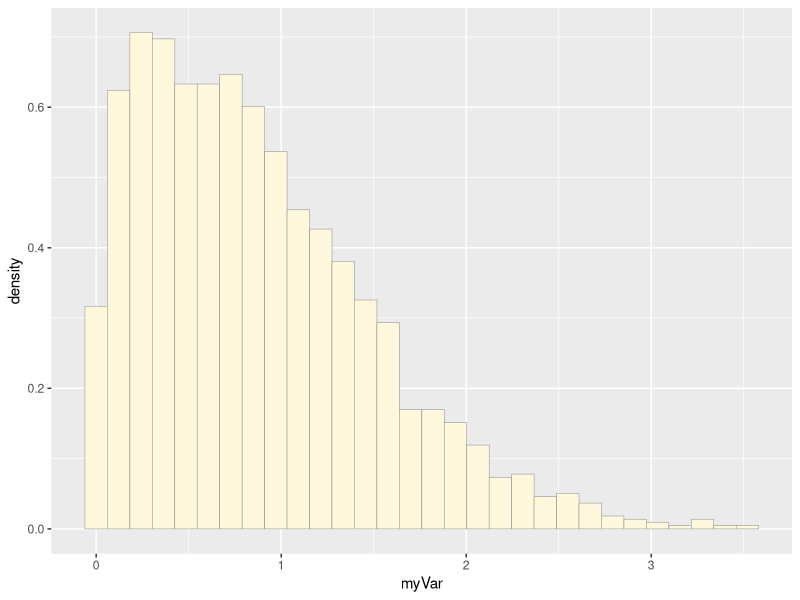
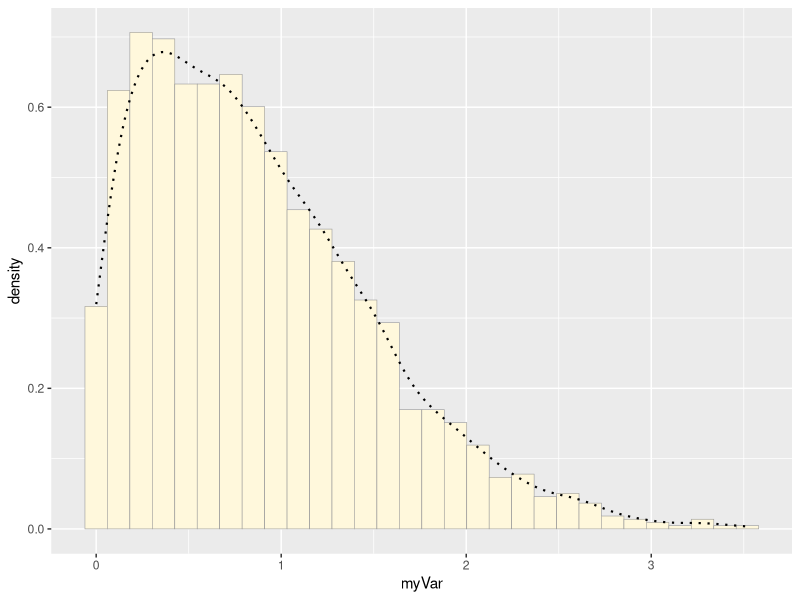
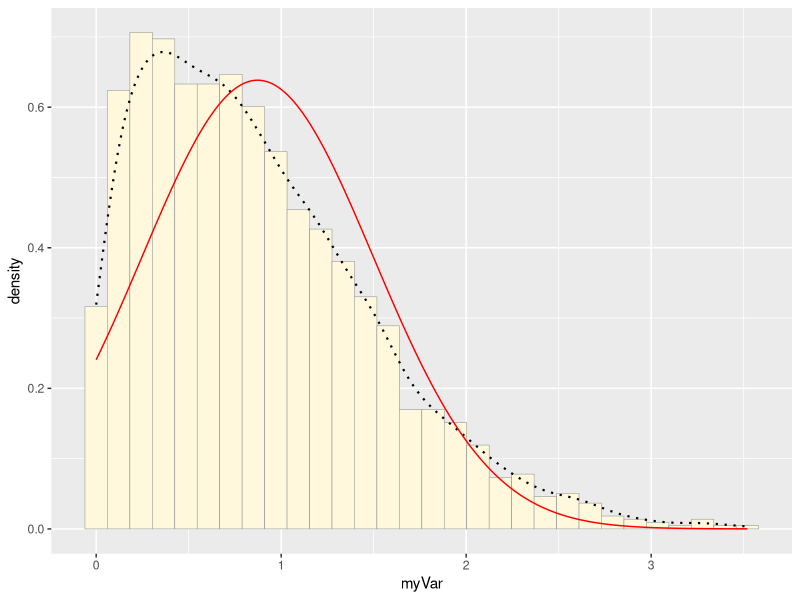
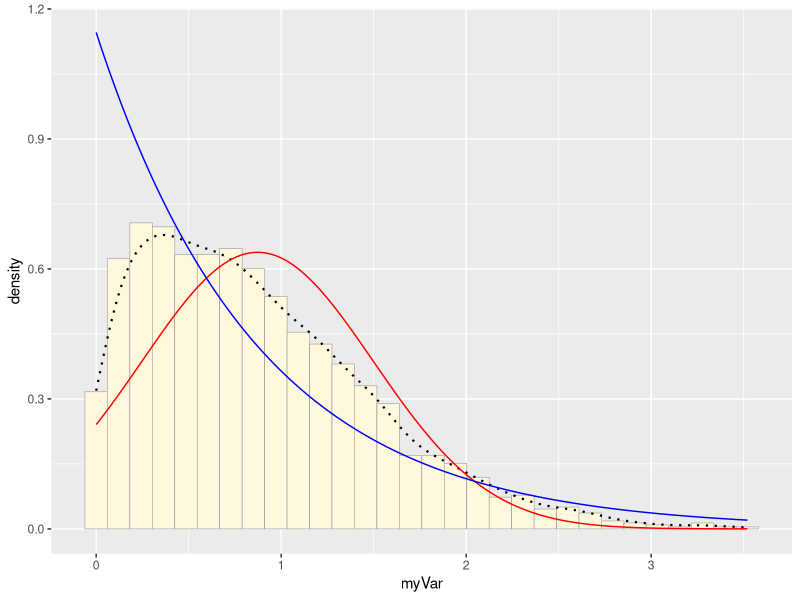
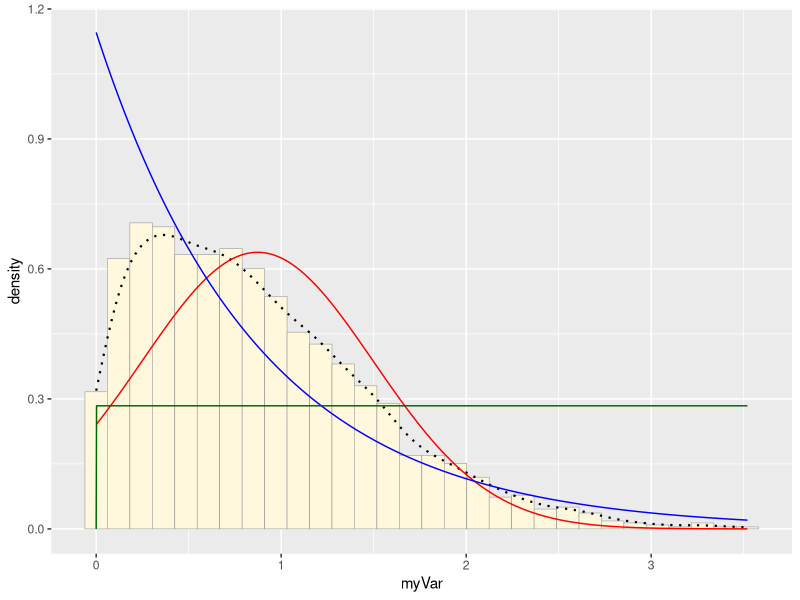
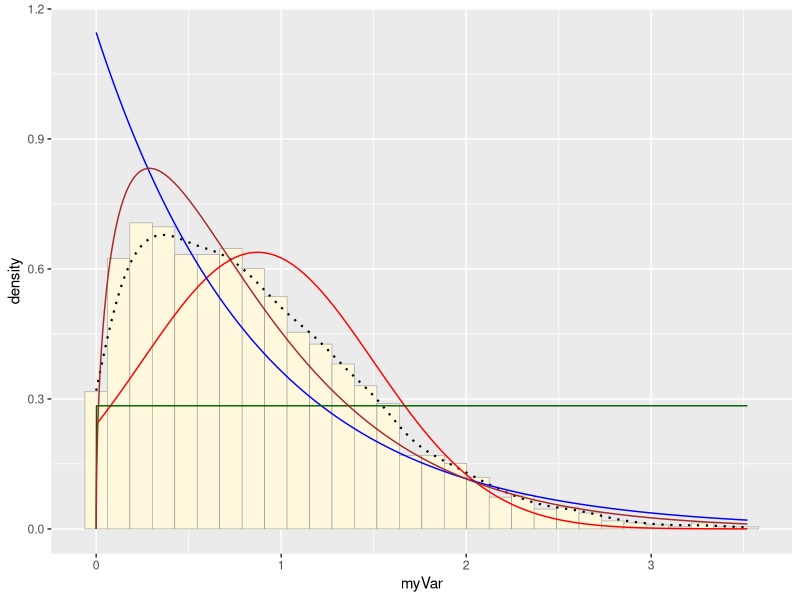
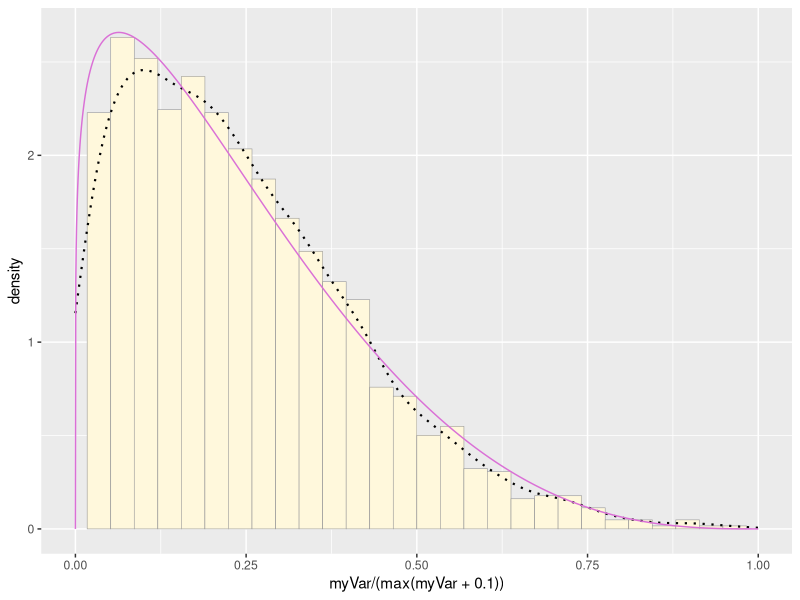
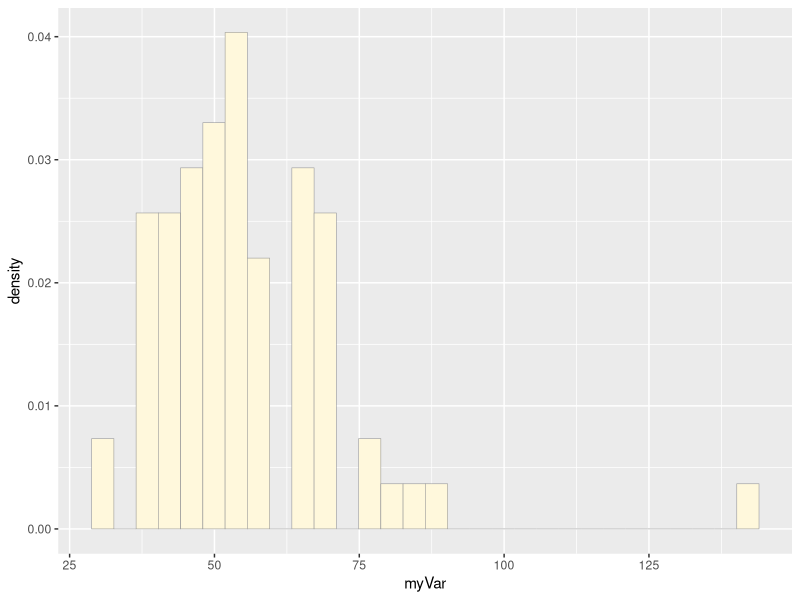

Source code (R) for these figures, in order:
#open libraries
library(ggplot2) # for graphics
library(MASS) # for maximum likelihood estimation

# quick and dirty, a truncated normal distribution to work on the solution set

#read in data vector
z <- rnorm(n=3000,mean=0.2)
z <- data.frame(1:3000,z)
names(z) <- list("ID","myVar")
z <- z[z$myVar>0,]
str(z)
summary(z$myVar)

#histogram
p1 <- ggplot(data=z, aes(x=myVar, y=..density..)) +
  geom_histogram(color="grey60",fill="cornsilk",size=0.2)
print(p1)

#empirical density curve
p1 <-  p1 +  geom_density(linetype="dotted",size=0.75)
print(p1)

#maximum likelihood parameters
normPars <- fitdistr(z$myVar,"normal")
print(normPars)
str(normPars)
normPars$estimate["mean"] # note structure of getting a named attribute


#normal
meanML <- normPars$estimate["mean"]
sdML <- normPars$estimate["sd"]

xval <- seq(0,max(z$myVar),len=length(z$myVar))

stat <- stat_function(aes(x = xval, y = ..y..), fun = dnorm, colour="red", n = length(z$myVar), args = list(mean = meanML, sd = sdML))
p1 + stat

#exponential
expoPars <- fitdistr(z$myVar,"exponential")
rateML <- expoPars$estimate["rate"]

stat2 <- stat_function(aes(x = xval, y = ..y..), fun = dexp, colour="blue", n = length(z$myVar), args = list(rate=rateML))
p1 + stat + stat2

#uniform
stat3 <- stat_function(aes(x = xval, y = ..y..), fun = dunif, colour="darkgreen", n = length(z$myVar), args = list(min=min(z$myVar), max=max(z$myVar)))
p1 + stat + stat2 + stat3

#gamma
gammaPars <- fitdistr(z$myVar,"gamma")
shapeML <- gammaPars$estimate["shape"]
rateML <- gammaPars$estimate["rate"]

stat4 <- stat_function(aes(x = xval, y = ..y..), fun = dgamma, colour="brown", n = length(z$myVar), args = list(shape=shapeML, rate=rateML))
p1 + stat + stat2 + stat3 + stat4


#beta
pSpecial <- ggplot(data=z, aes(x=myVar/(max(myVar + 0.1)), y=..density..)) +
  geom_histogram(color="grey60",fill="cornsilk",size=0.2) +
  xlim(c(0,1)) +
  geom_density(size=0.75,linetype="dotted")

betaPars <- fitdistr(x=z$myVar/max(z$myVar + 0.1),start=list(shape1=1,shape2=2),"beta")
shape1ML <- betaPars$estimate["shape1"]
shape2ML <- betaPars$estimate["shape2"]

statSpecial <- stat_function(aes(x = xval, y = ..y..), fun = dbeta, colour="orchid", n = length(z$myVar), args = list(shape1=shape1ML,shape2=shape2ML))
pSpecial + statSpecial




#---------------------------------
#now it's my turn!
z <- read.csv("kbsampledata.csv", header=TRUE,sep=",")
names(z) <- list("ID","myVar")
z <- z[z$myVar>0,]
str(z)
summary(z)

#histogram
p1 <- ggplot(data=z, aes(x=myVar, y=..density..)) +
  geom_histogram(color="grey60",fill="cornsilk",size=0.2)
print(p1)

#empirical density curve
p1 <-  p1 +  geom_density(linetype="dotted",size=0.75)
print(p1)

#maximum likelihood parameters
normPars <- fitdistr(z$myVar,"normal")
print(normPars)
str(normPars)
normPars$estimate["mean"] # note structure of getting a named attribute


#normal
meanML <- normPars$estimate["mean"]
sdML <- normPars$estimate["sd"]

xval <- seq(0,max(z$myVar),len=length(z$myVar))

stat <- stat_function(aes(x = xval, y = ..y..), fun = dnorm, colour="red", n = length(z$myVar), args = list(mean = meanML, sd = sdML))
p1 + stat

#exponential
expoPars <- fitdistr(z$myVar,"exponential")
rateML <- expoPars$estimate["rate"]

stat2 <- stat_function(aes(x = xval, y = ..y..), fun = dexp, colour="blue", n = length(z$myVar), args = list(rate=rateML))
p1 + stat + stat2

#uniform
stat3 <- stat_function(aes(x = xval, y = ..y..), fun = dunif, colour="darkgreen", n = length(z$myVar), args = list(min=min(z$myVar), max=max(z$myVar)))
p1 + stat + stat2 + stat3

#gamma
gammaPars <- fitdistr(z$myVar,"gamma")
shapeML <- gammaPars$estimate["shape"]
rateML <- gammaPars$estimate["rate"]

stat4 <- stat_function(aes(x = xval, y = ..y..), fun = dgamma, colour="brown", n = length(z$myVar), args = list(shape=shapeML, rate=rateML))
p1 + stat + stat2 + stat3 + stat4


#beta
pSpecial <- ggplot(data=z, aes(x=myVar/(max(myVar + 0.1)), y=..density..)) +
  geom_histogram(color="grey60",fill="cornsilk",size=0.2) +
  xlim(c(0,1)) +
  geom_density(size=0.75,linetype="dotted")

betaPars <- fitdistr(x=z$myVar/max(z$myVar + 0.1),start=list(shape1=1,shape2=2),"beta")
shape1ML <- betaPars$estimate["shape1"]
shape2ML <- betaPars$estimate["shape2"]

statSpecial <- stat_function(aes(x = xval, y = ..y..), fun = dbeta, colour="orchid", n = length(z$myVar), args = list(shape1=shape1ML,shape2=shape2ML))
pSpecial + statSpecial


#-------------------------------
#getting parameters
mean <- 55.326901
sd <- 16.212602
shape <- (mean^2)/sd
scale <- sd/mean

#Simulating new data set
z <- rgamma(n=71,shape=shape, scale=scale)
z <- data.frame(1:71,z)
names(z) <- list("ID","myVar")
z <- z[z$myVar>0,]
str(z)
summary(z$myVar)

#histogram
p1 <- ggplot(data=z, aes(x=myVar, y=..density..)) +
  geom_histogram(color="grey60",fill="cornsilk",size=0.2)
print(p1)

#probability density curve
stat4 <- stat_function(aes(x = xval, y = ..y..), fun = dgamma, colour="brown", n = length(z$myVar), args = list(shape=shape, rate=(1/scale)))
p1 + stat4
